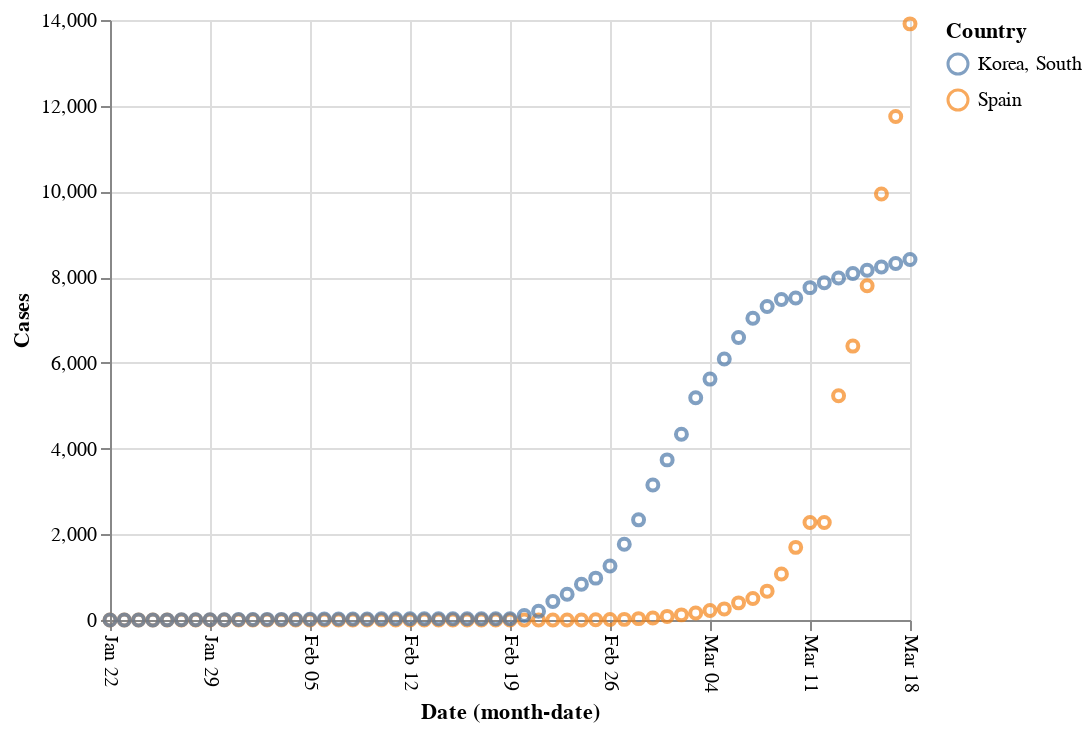

Notebook cell for this chart:
### Code cell
alt.Chart(covid19[covid19.Country.isin(['Spain',
                                        'Korea, South'])]
         ).mark_point().encode(x=alt.X('monthdate(Date)', 
                                                  axis=alt.Axis(labelAngle=90)), 
                                         y='Cases', color='Country')

### Figure 1 — Vega-Lite specification as saved in the notebook (floating-point values rounded to 4 significant figures)
{"config": {"view": {"continuousWidth": 400, "continuousHeight": 300}}, "data": {"name": "data-162d103f20c1e954112eadf28fc2cff0"}, "mark": "point", "encoding": {"color": {"type": "nominal", "field": "Country"}, "x": {"type": "temporal", "axis": {"labelAngle": 90}, "field": "Date", "timeUnit": "monthdate"}, "y": {"type": "quantitative", "field": "Cases"}}, "$schema": "https://vega.github.io/schema/vega-lite/v4.0.2.json", "datasets": {"data-162d103f20c1e954112eadf28fc2cff0": [{"Country": "Spain", "Cases": 0, "Date": "2020-01-22T00:00:00"}, {"Country": "Korea, South", "Cases": 1, "Date": "2020-01-22T00:00:00"}, {"Country": "Spain", "Cases": 0, "Date": "2020-01-23T00:00:00"}, {"Country": "Korea, South", "Cases": 1, "Date": "2020-01-23T00:00:00"}, {"Country": "Spain", "Cases": 0, "Date": "2020-01-24T00:00:00"}, {"Country": "Korea, South", "Cases": 2, "Date": "2020-01-24T00:00:00"}, {"Country": "Spain", "Cases": 0, "Date": "2020-01-25T00:00:00"}, {"Country": "Korea, South", "Cases": 2, "Date": "2020-01-25T00:00:00"}, {"Country": "Spain", "Cases": 0, "Date": "2020-01-26T00:00:00"}, {"Country": "Korea, South", "Cases": 3, "Date": "2020-01-26T00:00:00"}, {"Country": "Spain", "Cases": 0, "Date": "2020-01-27T00:00:00"}, {"Country": "Korea, South", "Cases": 4, "Date": "2020-01-27T00:00:00"}, {"Country": "Spain", "Cases": 0, "Date": "2020-01-28T00:00:00"}, {"Country": "Korea, South", "Cases": 4, "Date": "2020-01-28T00:00:00"}, {"Country": "Spain", "Cases": 0, "Date": "2020-01-29T00:00:00"}, {"Country": "Korea, South", "Cases": 4, "Date": "2020-01-29T00:00:00"}, {"Country": "Spain", "Cases": 0, "Date": "2020-01-30T00:00:00"}, {"Country": "Korea, South", "Cases": 4, "Date": "2020-01-30T00:00:00"}, {"Country": "Spain", "Cases": 0, "Date": "2020-01-31T00:00:00"}, {"Country": "Korea, South", "Cases": 11, "Date": "2020-01-31T00:00:00"}, {"Country": "Spain", "Cases": 1, "Date": "2020-02-01T00:00:00"}, {"Country": "Korea, South", "Cases": 12, "Date": "2020-02-01T00:00:00"}, {"Country": "Spain", "Cases": 1, "Date": "2020-02-02T00:00:00"}, {"Country": "Korea, South", "Cases": 15, "Date": "2020-02-02T00:00:00"}, {"Country": "Spain", "Cases": 1, "Date": "2020-02-03T00:00:00"}, {"Country": "Korea, South", "Cases": 15, "Date": "2020-02-03T00:00:00"}, {"Country": "Spain", "Cases": 1, "Date": "2020-02-04T00:00:00"}, {"Country": "Korea, South", "Cases": 16, "Date": "2020-02-04T00:00:00"}, {"Country": "Spain", "Cases": 1, "Date": "2020-02-05T00:00:00"}, {"Country": "Korea, South", "Cases": 19, "Date": "2020-02-05T00:00:00"}, {"Country": "Spain", "Cases": 1, "Date": "2020-02-06T00:00:00"}, {"Country": "Korea, South", "Cases": 23, "Date": "2020-02-06T00:00:00"}, {"Country": "Spain", "Cases": 1, "Date": "2020-02-07T00:00:00"}, {"Country": "Korea, South", "Cases": 24, "Date": "2020-02-07T00:00:00"}, {"Country": "Spain", "Cases": 1, "Date": "2020-02-08T00:00:00"}, {"Country": "Korea, South", "Cases": 24, "Date": "2020-02-08T00:00:00"}, {"Country": "Spain", "Cases": 2, "Date": "2020-02-09T00:00:00"}, {"Country": "Korea, South", "Cases": 25, "Date": "2020-02-09T00:00:00"}, {"Country": "Spain", "Cases": 2, "Date": "2020-02-10T00:00:00"}, {"Country": "Korea, South", "Cases": 27, "Date": "2020-02-10T00:00:00"}, {"Country": "Spain", "Cases": 2, "Date": "2020-02-11T00:00:00"}, {"Country": "Korea, South", "Cases": 28, "Date": "2020-02-11T00:00:00"}, {"Country": "Spain", "Cases": 2, "Date": "2020-02-12T00:00:00"}, {"Country": "Korea, South", "Cases": 28, "Date": "2020-02-12T00:00:00"}, {"Country": "Spain", "Cases": 2, "Date": "2020-02-13T00:00:00"}, {"Country": "Korea, South", "Cases": 28, "Date": "2020-02-13T00:00:00"}, {"Country": "Spain", "Cases": 2, "Date": "2020-02-14T00:00:00"}, {"Country": "Korea, South", "Cases": 28, "Date": "2020-02-14T00:00:00"}, {"Country": "Spain", "Cases": 2, "Date": "2020-02-15T00:00:00"}, {"Country": "Korea, South", "Cases": 28, "Date": "2020-02-15T00:00:00"}, {"Country": "Spain", "Cases": 2, "Date": "2020-02-16T00:00:00"}, {"Country": "Korea, South", "Cases": 29, "Date": "2020-02-16T00:00:00"}, {"Country": "Spain", "Cases": 2, "Date": "2020-02-17T00:00:00"}, {"Country": "Korea, South", "Cases": 30, "Date": "2020-02-17T00:00:00"}, {"Country": "Spain", "Cases": 2, "Date": "2020-02-18T00:00:00"}, {"Country": "Korea, South", "Cases": 31, "Date": "2020-02-18T00:00:00"}, {"Country": "Spain", "Cases": 2, "Date": "2020-02-19T00:00:00"}, {"Country": "Korea, South", "Cases": 31, "Date": "2020-02-19T00:00:00"}, {"Country": "Spain", "Cases": 2, "Date": "2020-02-20T00:00:00"}, {"Country": "Korea, South", "Cases": 104, "Date": "2020-02-20T00:00:00"}, {"Country": "Spain", "Cases": 2, "Date": "2020-02-21T00:00:00"}, {"Country": "Korea, South", "Cases": 204, "Date": "2020-02-21T00:00:00"}, {"Country": "Spain", "Cases": 2, "Date": "2020-02-22T00:00:00"}, {"Country": "Korea, South", "Cases": 433, "Date": "2020-02-22T00:00:00"}, {"Country": "Spain", "Cases": 2, "Date": "2020-02-23T00:00:00"}, {"Country": "Korea, South", "Cases": 602, "Date": "2020-02-23T00:00:00"}, {"Country": "Spain", "Cases": 2, "Date": "2020-02-24T00:00:00"}, {"Country": "Korea, South", "Cases": 833, "Date": "2020-02-24T00:00:00"}, {"Country": "Spain", "Cases": 6, "Date": "2020-02-25T00:00:00"}, {"Country": "Korea, South", "Cases": 977, "Date": "2020-02-25T00:00:00"}, {"Country": "Spain", "Cases": 13, "Date": "2020-02-26T00:00:00"}, {"Country": "Korea, South", "Cases": 1261, "Date": "2020-02-26T00:00:00"}, {"Country": "Spain", "Cases": 15, "Date": "2020-02-27T00:00:00"}, {"Country": "Korea, South", "Cases": 1766, "Date": "2020-02-27T00:00:00"}, {"Country": "Spain", "Cases": 32, "Date": "2020-02-28T00:00:00"}, {"Country": "Korea, South", "Cases": 2337, "Date": "2020-02-28T00:00:00"}, {"Country": "Spain", "Cases": 45, "Date": "2020-02-29T00:00:00"}, {"Country": "Korea, South", "Cases": 3150, "Date": "2020-02-29T00:00:00"}, {"Country": "Spain", "Cases": 84, "Date": "2020-03-01T00:00:00"}, {"Country": "Korea, South", "Cases": 3736, "Date": "2020-03-01T00:00:00"}, {"Country": "Spain", "Cases": 120, "Date": "2020-03-02T00:00:00"}, {"Country": "Korea, South", "Cases": 4335, "Date": "2020-03-02T00:00:00"}, {"Country": "Spain", "Cases": 165, "Date": "2020-03-03T00:00:00"}, {"Country": "Korea, South", "Cases": 5186, "Date": "2020-03-03T00:00:00"}, {"Country": "Spain", "Cases": 222, "Date": "2020-03-04T00:00:00"}, {"Country": "Korea, South", "Cases": 5621, "Date": "2020-03-04T00:00:00"}, {"Country": "Spain", "Cases": 259, "Date": "2020-03-05T00:00:00"}, {"Country": "Korea, South", "Cases": 6088, "Date": "2020-03-05T00:00:00"}, {"Country": "Spain", "Cases": 400, "Date": "2020-03-06T00:00:00"}, {"Country": "Korea, South", "Cases": 6593, "Date": "2020-03-06T00:00:00"}, {"Country": "Spain", "Cases": 500, "Date": "2020-03-07T00:00:00"}, {"Country": "Korea, South", "Cases": 7041, "Date": "2020-03-07T00:00:00"}, {"Country": "Spain", "Cases": 673, "Date": "2020-03-08T00:00:00"}, {"Country": "Korea, South", "Cases": 7314, "Date": "2020-03-08T00:00:00"}, {"Country": "Spain", "Cases": 1073, "Date": "2020-03-09T00:00:00"}, {"Country": "Korea, South", "Cases": 7478, "Date": "2020-03-09T00:00:00"}, {"Country": "Spain", "Cases": 1695, "Date": "2020-03-10T00:00:00"}, {"Country": "Korea, South", "Cases": 7513, "Date": "2020-03-10T00:00:00"}, {"Country": "Spain", "Cases": 2277, "Date": "2020-03-11T00:00:00"}, {"Country": "Korea, South", "Cases": 7755, "Date": "2020-03-11T00:00:00"}, {"Country": "Spain", "Cases": 2277, "Date": "2020-03-12T00:00:00"}, {"Country": "Korea, South", "Cases": 7869, "Date": "2020-03-12T00:00:00"}, {"Country": "Spain", "Cases": 5232, "Date": "2020-03-13T00:00:00"}, {"Country": "Korea, South", "Cases": 7979, "Date": "2020-03-13T00:00:00"}, {"Country": "Spain", "Cases": 6391, "Date": "2020-03-14T00:00:00"}, {"Country": "Korea, South", "Cases": 8086, "Date": "2020-03-14T00:00:00"}, {"Country": "Spain", "Cases": 7798, "Date": "2020-03-15T00:00:00"}, {"Country": "Korea, South", "Cases": 8162, "Date": "2020-03-15T00:00:00"}, {"Country": "Spain", "Cases": 9942, "Date": "2020-03-16T00:00:00"}, {"Country": "Korea, South", "Cases": 8236, "Date": "2020-03-16T00:00:00"}, {"Country": "Spain", "Cases": 11748, "Date": "2020-03-17T00:00:00"}, {"Country": "Korea, South", "Cases": 8320, "Date": "2020-03-17T00:00:00"}, {"Country": "Spain", "Cases": 13910, "Date": "2020-03-18T00:00:00"}, {"Country": "Korea, South", "Cases": 8413, "Date": "2020-03-18T00:00:00"}]}}
